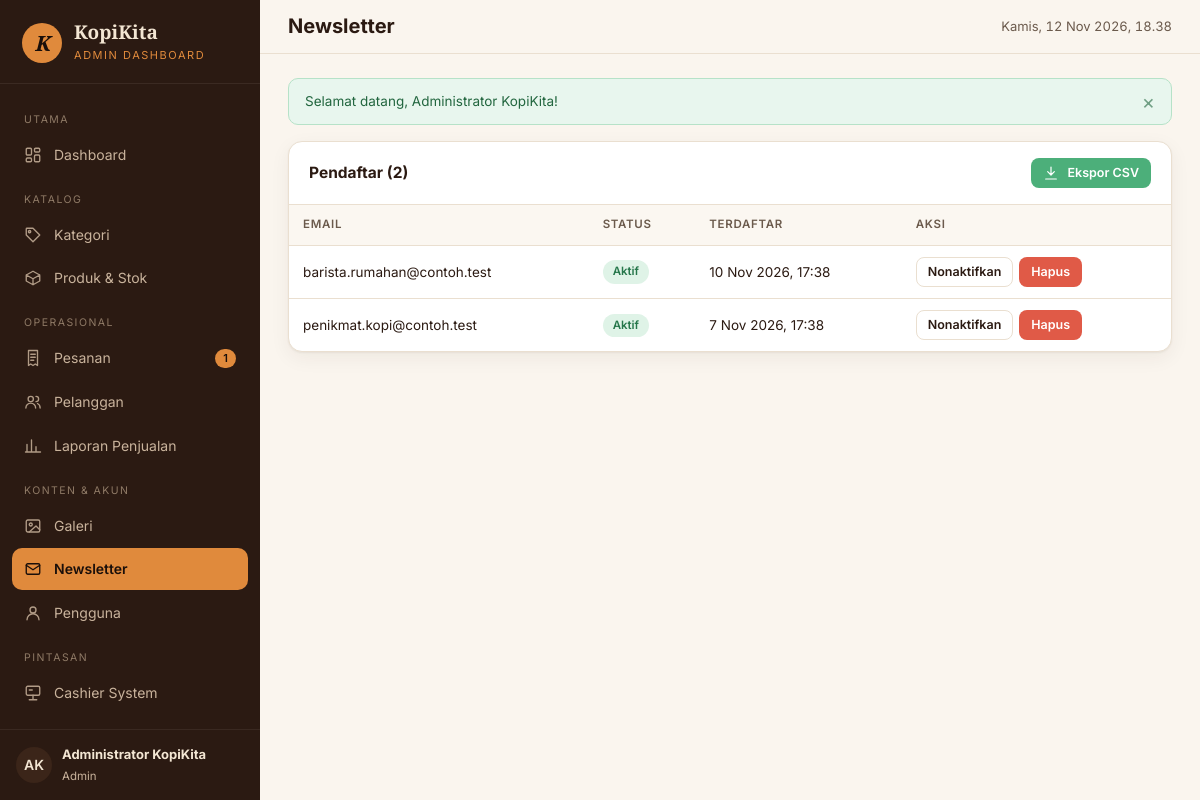
The page /admin/newsletter/index.php (signed in) on the database its author committed.
### tables this page shows
CREATE TABLE `users` (
  `id`            BIGINT UNSIGNED NOT NULL AUTO_INCREMENT,
  `name`          VARCHAR(100) NOT NULL,
  `username`      VARCHAR(50)  NOT NULL,
  `email`         VARCHAR(150) NOT NULL,
  `password`      VARCHAR(255) NOT NULL,
  `role`          ENUM('admin','cashier','customer') NOT NULL DEFAULT 'customer',
  `avatar`        VARCHAR(255) NULL,
  `is_active`     TINYINT(1)   NOT NULL DEFAULT 1,
  `last_login_at` DATETIME     NULL,
  `created_at`    DATETIME     NOT NULL,
  `updated_at`    DATETIME     NOT NULL,
  PRIMARY KEY (`id`),
  UNIQUE KEY `uq_users_username` (`username`),
  UNIQUE KEY `uq_users_email` (`email`),
  KEY `idx_users_role` (`role`)
);

CREATE TABLE `newsletter_subscribers` (
  `id`            BIGINT UNSIGNED NOT NULL AUTO_INCREMENT,
  `email`         VARCHAR(150) NOT NULL,
  `is_active`     TINYINT(1) NOT NULL DEFAULT 1,
  `subscribed_at` DATETIME NOT NULL,
  PRIMARY KEY (`id`),
  UNIQUE KEY `uq_newsletter_email` (`email`)
);

### config/database.php (called while the page is built, shortened)
<?php
function db(): PDO
{
    static $pdo = null;
    if ($pdo instanceof PDO) {
        return $pdo;
    }
    $dsn = 'mysql:host=' . DB_HOST . ';port=' . DB_PORT . ';dbname=' . DB_NAME . ';charset=utf8mb4';
    try {
        $pdo = new PDO($dsn, DB_USER, DB_PASS, [
            PDO::ATTR_ERRMODE            => PDO::ERRMODE_EXCEPTION,
            PDO::ATTR_DEFAULT_FETCH_MODE => PDO::FETCH_ASSOC,
            PDO::ATTR_EMULATE_PREPARES   => false,
        ]);
        $offset = (new DateTime('now', new DateTimeZone(date_default_timezone_get())))->format('P');
        $pdo->exec("SET time_zone = '" . $offset . "'");
    } catch (PDOException $e) {
        http_response_code(500);
        $msg = defined('APP_DEBUG') && APP_DEBUG ? $e->getMessage() : 'Tidak dapat terhubung ke database.';
        exit('<h1>Koneksi database gagal</h1><p>' . htmlspecialchars($msg, ENT_QUOTES, 'UTF-8')
            . '</p><p>Pastikan MySQL XAMPP berjalan dan database <code>kopikita_db</code> sudah di-import.</p>');
    }
    return $pdo;
}

### includes/auth.php (called while the page is built, shortened)
<?php
require_once __DIR__ . '/../config/database.php';
require_once __DIR__ . '/functions.php';
function current_user(): ?array
{
    static $user = false;
    if ($user !== false) {
        return $user;
    }
    $st = db()->prepare('SELECT u.id, u.name, u.username, u.email, u.role, u.avatar, u.is_active, c.id AS customer_id
                         FROM users u LEFT JOIN customers c ON c.user_id = u.id WHERE u.id = ? LIMIT 1');
    $st->execute([$_SESSION['user_id']]);
    $row = $st->fetch();
    $user = $row;
    return $user;
}
function require_login(): array
{
    $u = current_user();
    return $u;
}
function require_role(array $roles): array
{
    $u = require_login();
    return $u;
}

### admin/newsletter/index.php (the view, shortened to what this page needs)
<?php
require_once __DIR__ . '/../../includes/auth.php';
require_role(['admin']);
$pdo = db();
$pg = paginate((int) $pdo->query('SELECT COUNT(*) FROM newsletter_subscribers')->fetchColumn(), 20);
$rows = $pdo->query("SELECT * FROM newsletter_subscribers ORDER BY subscribed_at DESC LIMIT {$pg['limit']} OFFSET {$pg['offset']}")->fetchAll();
$pageTitle = 'Newsletter';
require __DIR__ . '/../../includes/admin-header.php';
?>
<div class="card">
    <div class="card-header"><h2>Pendaftar (<?= (int) $pg['total'] ?>)</h2>
        <a class="btn btn-success btn-sm" href="<?= e(url('admin/newsletter/index.php?export=1')) ?>"><?= icon('download') ?> Ekspor CSV</a></div>
    <div class="table-wrap"><table class="table">
        <thead><tr><th>Email</th><th>Status</th><th>Terdaftar</th><th>Aksi</th></tr></thead><tbody>
        <?php foreach ($rows as $r): ?>
            <tr><td><?= e($r['email']) ?></td><td><?= $r['is_active'] ? '<span class="badge badge-ok">Aktif</span>' : '<span class="badge badge-off">Nonaktif</span>' ?></td>
                <td><?= e(tanggal($r['subscribed_at'])) ?></td>
                <td><div class="actions">
                    <form method="post" class="inline-form"><button class="btn btn-outline btn-sm" type="submit"><?= $r['is_active'] ? 'Nonaktifkan' : 'Aktifkan' ?></button></form>
                    <form method="post" class="inline-form" data-confirm="Hapus email ini?"><button class="btn btn-danger btn-sm" type="submit">Hapus</button></form>
                </div></td></tr>
        <?php endforeach; ?>
        </tbody></table></div>
</div>
<?php require __DIR__ . '/../../includes/admin-footer.php'; ?>

### includes/admin-header.php (shortened to what this page needs)
<?php
$user = current_user();
$panel = $panel ?? 'admin';
$pendingCount = (int) db()->query("SELECT COUNT(*) FROM orders WHERE order_status IN ('pending')")->fetchColumn();
if (!isset($navItems)) {
    $navItems = [
        ['label' => 'Utama'],
        ['href' => 'admin/index.php', 'icon' => 'dashboard', 'text' => 'Dashboard', 'exact' => true],
        ['label' => 'Katalog'],
        ['href' => 'admin/categories/', 'icon' => 'tag', 'text' => 'Kategori'],
        ['href' => 'admin/products/', 'icon' => 'box', 'text' => 'Produk & Stok'],
        ['label' => 'Operasional'],
        ['href' => 'admin/orders/', 'icon' => 'receipt', 'text' => 'Pesanan', 'count' => $pendingCount],
        ['href' => 'admin/customers/', 'icon' => 'users', 'text' => 'Pelanggan'],
        ['href' => 'admin/reports/', 'icon' => 'chart', 'text' => 'Laporan Penjualan'],
        ['label' => 'Konten & Akun'],
        ['href' => 'admin/gallery/', 'icon' => 'image', 'text' => 'Galeri'],
        ['href' => 'admin/newsletter/', 'icon' => 'mail', 'text' => 'Newsletter'],
        ['href' => 'admin/users/', 'icon' => 'user', 'text' => 'Pengguna'],
        ['label' => 'Pintasan'],
        ['href' => 'cashier/index.php', 'icon' => 'pos', 'text' => 'Cashier System'],
        ['href' => 'index.php', 'icon' => 'home', 'text' => 'Lihat Website'],
    ];
}
$cur = current_path();
$isActive = function (array $it) use ($cur): bool {
    $target = url($it['href']);
    if (!empty($it['exact'])) {
        return $cur === $target;
    }
    return strpos($cur, rtrim($target, '/')) === 0 && !preg_match('#/index\.php$#', $it['href']);
};
?>
<!DOCTYPE html>
<html lang="id">
<head>
    <link rel="stylesheet" href="<?= e(asset('css/admin.css')) ?>">
</head>
<body class="panel-<?= e($panel) ?>">
<div class="app">
    <aside class="sidebar" id="sidebar">
        <a href="<?= e(url($panel === 'cashier' ? 'cashier/index.php' : 'admin/index.php')) ?>" class="sidebar-brand">
            <span class="logo">K</span>
            <span><strong>KopiKita</strong><small><?= $panel === 'cashier' ? 'Cashier System' : 'Admin Dashboard' ?></small></span>
        </a>
        <nav class="sidebar-nav" aria-label="Menu panel">
            <?php foreach ($navItems as $it): ?>
                <?php if (isset($it['label'])): ?>
                    <div class="label"><?= e($it['label']) ?></div>
                <?php else: ?>
                    <a href="<?= e(url($it['href'])) ?>" class="<?= $isActive($it) ? 'active' : '' ?>">
                        <?= icon($it['icon']) ?> <span><?= e($it['text']) ?></span>
                        <?php if (!empty($it['count'])): ?><span class="count"><?= (int) $it['count'] ?></span><?php endif; ?>
                    </a>
                <?php endif; ?>
            <?php endforeach; ?>
        </nav>
        <div class="sidebar-foot">
            <span class="avatar"><?= e(initials($user['name'])) ?></span>
            <span><strong><?= e($user['name']) ?></strong><small><?= e(ROLE_LABELS[$user['role']]) ?></small></span>
        </div>
    </aside>
    <div class="main">
        <header class="topbar">
            <div>
                <h1><?= e($pageTitle ?? 'Dashboard') ?></h1>
            </div>
            <span class="clock" id="clock"><?= e(tanggal(now())) ?></span>
        </header>
        <div class="content">
            <?= render_flashes() ?>

### rows shown on the page
users: name "AK", name "Administrator KopiKita", role "Admin"
newsletter_subscribers: email "barista.rumahan@contoh.test", is_active "Aktif", subscribed_at "10 Nov 2026, 17:38"
newsletter_subscribers: email "penikmat.kopi@contoh.test", is_active "Aktif", subscribed_at "7 Nov 2026, 17:38"

### other values the page prints
$it['label'] "UTAMA"
$it['text'] "Dashboard"
$it['label'] "KATALOG"
$it['text'] "Kategori"
$it['text'] "Produk & Stok"
$it['label'] "OPERASIONAL"
$it['text'] "Pesanan"
$it['count'] "1"
$it['text'] "Pelanggan"
$it['text'] "Laporan Penjualan"
$it['label'] "KONTEN & AKUN"
$it['text'] "Galeri"
$it['text'] "Newsletter"
$it['text'] "Pengguna"
$it['label'] "PINTASAN"
